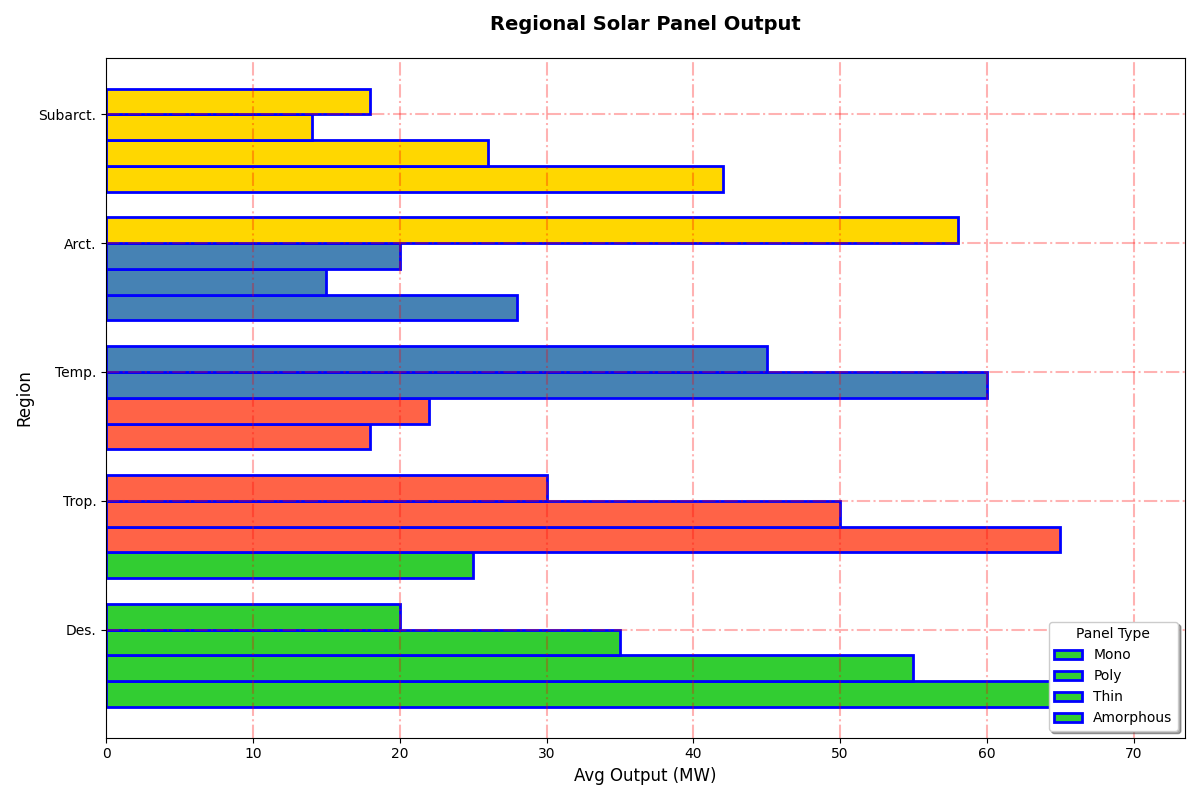

The script that drew this image:
import matplotlib.pyplot as plt
import numpy as np

# Expanded list of regions and panel types
regions = ['Des.', 'Trop.', 'Temp.', 'Arct.', 'Subarct.']
panel_types = ['Mono', 'Poly', 'Thin', 'Amorphous']

# Expanded power output to include new region and panel type
power_output = np.array([
    [70, 55, 35, 20, 25],
    [65, 50, 30, 18, 22],
    [60, 45, 28, 15, 20],
    [58, 42, 26, 14, 18]
])

# New meshgrid and flattened arrays to accommodate expanded data
regions_index, panel_index = np.meshgrid(np.arange(len(regions)), np.arange(len(panel_types)), indexing='ij')
regions_index_flat = regions_index.flatten()
panel_index_flat = panel_index.flatten()
z_flat = np.zeros_like(regions_index_flat)
power_flat = power_output.flatten()

fig, ax = plt.subplots(figsize=(12, 8))
colors = ['#32CD32', '#FF6347', '#4682B4', '#FFD700']  # Added color for new panel type
bar_height = 0.2  # Adjusted for additional panel type

# Adjusted loop for additional panel type and data
for idx, (region_idx, panel_idx, z, power, color) in enumerate(zip(regions_index_flat, panel_index_flat, z_flat, power_flat, np.repeat(colors, len(regions)))):
    y_pos = region_idx + (panel_idx - (len(panel_types) - 2)) * bar_height
    ax.barh(y_pos, power, bar_height, color=color, edgecolor='blue', linewidth=2, label=panel_types[panel_idx] if region_idx == 0 else "")

ax.set_title("Regional Solar Panel Output", fontsize=14, fontweight='bold', pad=20)
ax.set_ylabel("Region", fontsize=12)
ax.set_xlabel("Avg Output (MW)", fontsize=12)
ax.set_yticks(np.arange(len(regions)) + bar_height / 2)
ax.set_yticklabels(regions, fontsize=10)

ax.legend(title='Panel Type', loc='lower right', frameon=True, shadow=True, fancybox=True)
ax.grid(color='red', linestyle='-.', linewidth=1.5, alpha=0.3)

plt.tight_layout()
plt.show()
